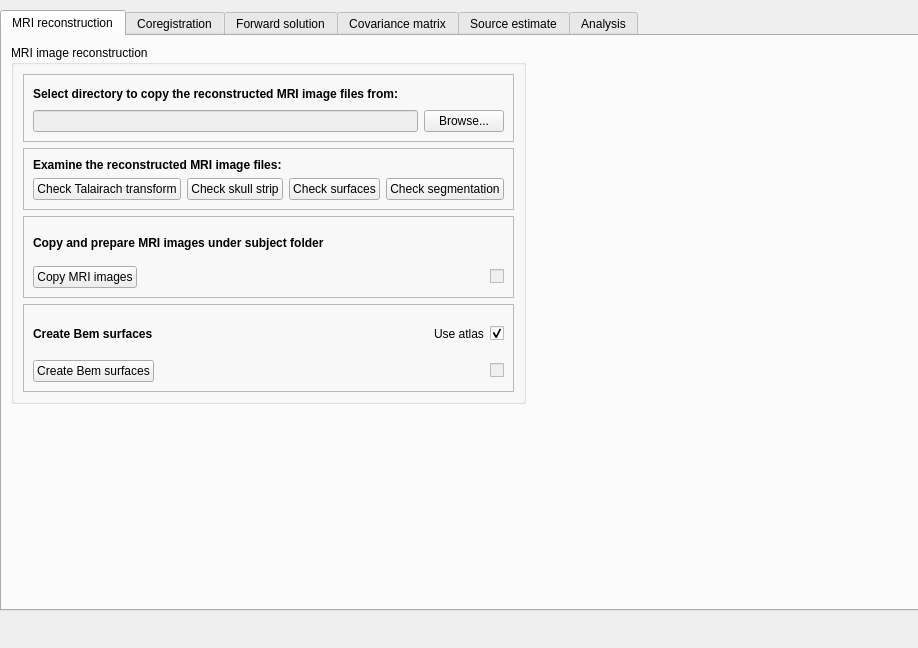
<?xml version="1.0" encoding="UTF-8"?>
<ui version="4.0">
 <class>mainWindowTabSourceAnalysis</class>
 <widget class="QWidget" name="mainWindowTabSourceAnalysis">
  <property name="geometry">
   <rect>
    <x>0</x>
    <y>0</y>
    <width>918</width>
    <height>648</height>
   </rect>
  </property>
  <property name="windowTitle">
   <string>Form</string>
  </property>
  <widget class="QTabWidget" name="tabWidgetSourceAnalysis">
   <property name="enabled">
    <bool>true</bool>
   </property>
   <property name="geometry">
    <rect>
     <x>0</x>
     <y>10</y>
     <width>1001</width>
     <height>601</height>
    </rect>
   </property>
   <property name="sizePolicy">
    <sizepolicy hsizetype="Expanding" vsizetype="Expanding">
     <horstretch>0</horstretch>
     <verstretch>0</verstretch>
    </sizepolicy>
   </property>
   <property name="minimumSize">
    <size>
     <width>200</width>
     <height>400</height>
    </size>
   </property>
   <property name="maximumSize">
    <size>
     <width>20000</width>
     <height>16777215</height>
    </size>
   </property>
   <property name="currentIndex">
    <number>0</number>
   </property>
   <widget class="QWidget" name="tabSourcePreparation">
    <attribute name="title">
     <string>MRI reconstruction</string>
    </attribute>
    <layout class="QFormLayout" name="formLayout_6">
     <property name="fieldGrowthPolicy">
      <enum>QFormLayout::AllNonFixedFieldsGrow</enum>
     </property>
     <item row="0" column="0">
      <layout class="QVBoxLayout" name="verticalLayout_8">
       <item>
        <widget class="QGroupBox" name="groupBoxReconstruction">
         <property name="title">
          <string>MRI image reconstruction</string>
         </property>
         <property name="flat">
          <bool>false</bool>
         </property>
         <property name="checkable">
          <bool>false</bool>
         </property>
         <layout class="QFormLayout" name="formLayout_5">
          <property name="fieldGrowthPolicy">
           <enum>QFormLayout::AllNonFixedFieldsGrow</enum>
          </property>
          <item row="0" column="0">
           <layout class="QVBoxLayout" name="verticalLayout_10">
            <item>
             <widget class="QFrame" name="frameCopyRecon">
              <property name="frameShape">
               <enum>QFrame::StyledPanel</enum>
              </property>
              <property name="frameShadow">
               <enum>QFrame::Raised</enum>
              </property>
              <layout class="QGridLayout" name="gridLayout_29">
               <item row="0" column="0">
                <layout class="QVBoxLayout" name="verticalLayout_3">
                 <item>
                  <layout class="QHBoxLayout" name="horizontalLayout_6">
                   <item>
                    <widget class="QLabel" name="labelCopyMRI">
                     <property name="font">
                      <font>
                       <weight>75</weight>
                       <bold>true</bold>
                      </font>
                     </property>
                     <property name="toolTip">
                      <string/>
                     </property>
                     <property name="text">
                      <string>Select directory to copy the reconstructed MRI image files from:</string>
                     </property>
                    </widget>
                   </item>
                   <item>
                    <spacer name="horizontalSpacer_4">
                     <property name="orientation">
                      <enum>Qt::Horizontal</enum>
                     </property>
                     <property name="sizeHint" stdset="0">
                      <size>
                       <width>40</width>
                       <height>20</height>
                      </size>
                     </property>
                    </spacer>
                   </item>
                  </layout>
                 </item>
                 <item>
                  <layout class="QHBoxLayout" name="horizontalLayout_5">
                   <item>
                    <widget class="QLineEdit" name="lineEditRecon">
                     <property name="enabled">
                      <bool>false</bool>
                     </property>
                    </widget>
                   </item>
                   <item>
                    <widget class="QPushButton" name="pushButtonBrowseRecon">
                     <property name="text">
                      <string>Browse...</string>
                     </property>
                    </widget>
                   </item>
                  </layout>
                 </item>
                </layout>
               </item>
              </layout>
             </widget>
            </item>
            <item>
             <widget class="QFrame" name="frameExamine">
              <property name="frameShape">
               <enum>QFrame::StyledPanel</enum>
              </property>
              <property name="frameShadow">
               <enum>QFrame::Raised</enum>
              </property>
              <layout class="QGridLayout" name="gridLayout_30">
               <item row="0" column="0">
                <layout class="QVBoxLayout" name="verticalLayout_13">
                 <item>
                  <layout class="QHBoxLayout" name="horizontalLayout_7">
                   <item>
                    <widget class="QLabel" name="labelExamine">
                     <property name="font">
                      <font>
                       <weight>75</weight>
                       <bold>true</bold>
                      </font>
                     </property>
                     <property name="text">
                      <string>Examine the reconstructed MRI image files:</string>
                     </property>
                     <property name="margin">
                      <number>0</number>
                     </property>
                     <property name="indent">
                      <number>-1</number>
                     </property>
                    </widget>
                   </item>
                  </layout>
                 </item>
                 <item>
                  <layout class="QHBoxLayout" name="horizontalLayout_57">
                   <item>
                    <widget class="QPushButton" name="pushButtonCheckTalairach">
                     <property name="sizePolicy">
                      <sizepolicy hsizetype="Expanding" vsizetype="Fixed">
                       <horstretch>0</horstretch>
                       <verstretch>0</verstretch>
                      </sizepolicy>
                     </property>
                     <property name="text">
                      <string>Check Talairach transform</string>
                     </property>
                    </widget>
                   </item>
                   <item>
                    <widget class="QPushButton" name="pushButtonSkullStrip">
                     <property name="text">
                      <string>Check skull strip</string>
                     </property>
                    </widget>
                   </item>
                   <item>
                    <widget class="QPushButton" name="pushButtonCheckSurfaces">
                     <property name="text">
                      <string>Check surfaces</string>
                     </property>
                    </widget>
                   </item>
                   <item>
                    <widget class="QPushButton" name="pushButtonCheckSegmentations">
                     <property name="text">
                      <string>Check segmentation</string>
                     </property>
                    </widget>
                   </item>
                  </layout>
                 </item>
                </layout>
               </item>
              </layout>
             </widget>
            </item>
            <item>
             <widget class="QFrame" name="frameCopyUnderSubject">
              <property name="frameShape">
               <enum>QFrame::StyledPanel</enum>
              </property>
              <property name="frameShadow">
               <enum>QFrame::Raised</enum>
              </property>
              <layout class="QGridLayout" name="layoutCopyUnderSubject">
               <item row="0" column="0">
                <layout class="QVBoxLayout" name="verticalLayout">
                 <property name="leftMargin">
                  <number>0</number>
                 </property>
                 <property name="topMargin">
                  <number>0</number>
                 </property>
                 <item>
                  <layout class="QHBoxLayout" name="horizontalLayout">
                   <property name="topMargin">
                    <number>10</number>
                   </property>
                   <item>
                    <widget class="QLabel" name="labelCopied">
                     <property name="font">
                      <font>
                       <weight>75</weight>
                       <bold>true</bold>
                      </font>
                     </property>
                     <property name="text">
                      <string>Copy and prepare MRI images under subject folder</string>
                     </property>
                    </widget>
                   </item>
                  </layout>
                 </item>
                 <item>
                  <layout class="QHBoxLayout" name="horizontalLayout_2">
                   <property name="topMargin">
                    <number>10</number>
                   </property>
                   <item>
                    <widget class="QPushButton" name="pushButtonCopyUnderSubject">
                     <property name="enabled">
                      <bool>true</bool>
                     </property>
                     <property name="text">
                      <string>Copy MRI images</string>
                     </property>
                    </widget>
                   </item>
                   <item>
                    <spacer name="horizontalSpacer_3">
                     <property name="orientation">
                      <enum>Qt::Horizontal</enum>
                     </property>
                     <property name="sizeHint" stdset="0">
                      <size>
                       <width>60</width>
                       <height>20</height>
                      </size>
                     </property>
                    </spacer>
                   </item>
                   <item>
                    <widget class="QCheckBox" name="checkBoxCopyUnderSubject">
                     <property name="enabled">
                      <bool>false</bool>
                     </property>
                     <property name="sizePolicy">
                      <sizepolicy hsizetype="Minimum" vsizetype="Fixed">
                       <horstretch>0</horstretch>
                       <verstretch>0</verstretch>
                      </sizepolicy>
                     </property>
                     <property name="text">
                      <string/>
                     </property>
                     <property name="checkable">
                      <bool>true</bool>
                     </property>
                    </widget>
                   </item>
                  </layout>
                 </item>
                </layout>
               </item>
              </layout>
             </widget>
            </item>
            <item>
             <widget class="QFrame" name="frameBem">
              <property name="frameShape">
               <enum>QFrame::StyledPanel</enum>
              </property>
              <property name="frameShadow">
               <enum>QFrame::Raised</enum>
              </property>
              <layout class="QGridLayout" name="layoutCopyUnderSubject_2">
               <item row="0" column="0">
                <layout class="QVBoxLayout" name="verticalLayoutBem">
                 <property name="leftMargin">
                  <number>0</number>
                 </property>
                 <property name="topMargin">
                  <number>0</number>
                 </property>
                 <item>
                  <layout class="QHBoxLayout" name="horizontalLayoutBem_1">
                   <property name="topMargin">
                    <number>10</number>
                   </property>
                   <item>
                    <widget class="QLabel" name="labelBem">
                     <property name="font">
                      <font>
                       <weight>75</weight>
                       <bold>true</bold>
                      </font>
                     </property>
                     <property name="text">
                      <string>Create Bem surfaces</string>
                     </property>
                    </widget>
                   </item>
                   <item>
                    <spacer name="horizontalSpacer_2">
                     <property name="orientation">
                      <enum>Qt::Horizontal</enum>
                     </property>
                     <property name="sizeHint" stdset="0">
                      <size>
                       <width>40</width>
                       <height>20</height>
                      </size>
                     </property>
                    </spacer>
                   </item>
                   <item>
                    <widget class="QLabel" name="labelAtlas">
                     <property name="text">
                      <string>Use atlas</string>
                     </property>
                    </widget>
                   </item>
                   <item>
                    <widget class="QCheckBox" name="checkBoxAtlas">
                     <property name="enabled">
                      <bool>true</bool>
                     </property>
                     <property name="text">
                      <string/>
                     </property>
                     <property name="checked">
                      <bool>true</bool>
                     </property>
                    </widget>
                   </item>
                  </layout>
                 </item>
                 <item>
                  <layout class="QHBoxLayout" name="horizontalLayoutBem_2">
                   <property name="topMargin">
                    <number>10</number>
                   </property>
                   <item>
                    <widget class="QPushButton" name="pushButtonBem">
                     <property name="enabled">
                      <bool>true</bool>
                     </property>
                     <property name="text">
                      <string>Create Bem surfaces</string>
                     </property>
                    </widget>
                   </item>
                   <item>
                    <spacer name="horizontalSpacer_Bem">
                     <property name="orientation">
                      <enum>Qt::Horizontal</enum>
                     </property>
                     <property name="sizeHint" stdset="0">
                      <size>
                       <width>60</width>
                       <height>20</height>
                      </size>
                     </property>
                    </spacer>
                   </item>
                   <item>
                    <widget class="QCheckBox" name="checkBoxBem">
                     <property name="enabled">
                      <bool>false</bool>
                     </property>
                     <property name="sizePolicy">
                      <sizepolicy hsizetype="Minimum" vsizetype="Fixed">
                       <horstretch>0</horstretch>
                       <verstretch>0</verstretch>
                      </sizepolicy>
                     </property>
                     <property name="text">
                      <string/>
                     </property>
                     <property name="checkable">
                      <bool>true</bool>
                     </property>
                    </widget>
                   </item>
                  </layout>
                 </item>
                </layout>
               </item>
              </layout>
             </widget>
            </item>
           </layout>
          </item>
         </layout>
        </widget>
       </item>
      </layout>
     </item>
     <item row="0" column="1">
      <widget class="QLabel" name="label_7">
       <property name="text">
        <string/>
       </property>
      </widget>
     </item>
    </layout>
   </widget>
   <widget class="QWidget" name="tabCoregistration">
    <attribute name="title">
     <string>Coregistration</string>
    </attribute>
    <layout class="QFormLayout" name="formLayout_10">
     <property name="fieldGrowthPolicy">
      <enum>QFormLayout::AllNonFixedFieldsGrow</enum>
     </property>
     <item row="0" column="0">
      <widget class="QGroupBox" name="groupBoxCoregistration">
       <property name="title">
        <string>Coregistration of MEG and MRI</string>
       </property>
       <property name="flat">
        <bool>false</bool>
       </property>
       <property name="checkable">
        <bool>false</bool>
       </property>
       <layout class="QFormLayout" name="formLayout_7">
        <property name="fieldGrowthPolicy">
         <enum>QFormLayout::AllNonFixedFieldsGrow</enum>
        </property>
        <item row="0" column="0">
         <layout class="QVBoxLayout" name="verticalLayoutCoregistration">
          <item>
           <widget class="QFrame" name="frameCoregistrationGUI">
            <property name="frameShape">
             <enum>QFrame::StyledPanel</enum>
            </property>
            <property name="frameShadow">
             <enum>QFrame::Raised</enum>
            </property>
            <layout class="QGridLayout" name="gridLayout_32">
             <item row="0" column="0">
              <layout class="QVBoxLayout" name="verticalLayout_4">
               <item>
                <layout class="QHBoxLayout" name="horizontalLayout_8">
                 <item>
                  <widget class="QLabel" name="labelCoregistrationGUI">
                   <property name="font">
                    <font>
                     <weight>75</weight>
                     <bold>true</bold>
                    </font>
                   </property>
                   <property name="toolTip">
                    <string/>
                   </property>
                   <property name="text">
                    <string>Use MNE-python Coregistration GUI to create a coordinate transformation file:</string>
                   </property>
                  </widget>
                 </item>
                 <item>
                  <spacer name="horizontalSpacer_5">
                   <property name="orientation">
                    <enum>Qt::Horizontal</enum>
                   </property>
                   <property name="sizeHint" stdset="0">
                    <size>
                     <width>40</width>
                     <height>20</height>
                    </size>
                   </property>
                  </spacer>
                 </item>
                </layout>
               </item>
               <item>
                <layout class="QHBoxLayout" name="horizontalLayout_9">
                 <item>
                  <widget class="QPushButton" name="pushButtonCoregistrationGUI">
                   <property name="text">
                    <string>Open MNE-Python Coregistration...</string>
                   </property>
                  </widget>
                 </item>
                </layout>
               </item>
              </layout>
             </item>
            </layout>
           </widget>
          </item>
          <item>
           <widget class="QFrame" name="frameCoregistrationBrowse">
            <property name="frameShape">
             <enum>QFrame::StyledPanel</enum>
            </property>
            <property name="frameShadow">
             <enum>QFrame::Raised</enum>
            </property>
            <layout class="QGridLayout" name="gridLayout_42">
             <item row="0" column="0">
              <layout class="QVBoxLayout" name="verticalLayout_14">
               <item>
                <layout class="QHBoxLayout" name="horizontalLayout_10">
                 <item>
                  <widget class="QLabel" name="labelCoregistrationBrowse">
                   <property name="font">
                    <font>
                     <weight>75</weight>
                     <bold>true</bold>
                    </font>
                   </property>
                   <property name="text">
                    <string>Locate the created or pre-existing coordinate transformation file:</string>
                   </property>
                   <property name="margin">
                    <number>0</number>
                   </property>
                   <property name="indent">
                    <number>-1</number>
                   </property>
                  </widget>
                 </item>
                </layout>
               </item>
               <item>
                <layout class="QHBoxLayout" name="horizontalLayout_63">
                 <item>
                  <widget class="QLineEdit" name="lineEditCoregistrationBrowse">
                   <property name="enabled">
                    <bool>false</bool>
                   </property>
                  </widget>
                 </item>
                 <item>
                  <widget class="QPushButton" name="pushButtonCoregistrationBrowse">
                   <property name="text">
                    <string>Browse...</string>
                   </property>
                  </widget>
                 </item>
                </layout>
               </item>
              </layout>
             </item>
            </layout>
           </widget>
          </item>
          <item>
           <widget class="QFrame" name="frameCoregistrationCurrent">
            <property name="frameShape">
             <enum>QFrame::StyledPanel</enum>
            </property>
            <property name="frameShadow">
             <enum>QFrame::Raised</enum>
            </property>
            <layout class="QGridLayout" name="gridLayout_44">
             <item row="0" column="0">
              <layout class="QVBoxLayout" name="verticalLayout_16">
               <item>
                <layout class="QHBoxLayout" name="horizontalLayout_16">
                 <item>
                  <widget class="QLabel" name="labelCoregistrationStatus">
                   <property name="font">
                    <font>
                     <weight>75</weight>
                     <bold>true</bold>
                    </font>
                   </property>
                   <property name="text">
                    <string>Coordinate transformation file selected:</string>
                   </property>
                   <property name="margin">
                    <number>0</number>
                   </property>
                   <property name="indent">
                    <number>-1</number>
                   </property>
                  </widget>
                 </item>
                </layout>
               </item>
               <item>
                <layout class="QHBoxLayout" name="horizontalLayout_65">
                 <item>
                  <widget class="QLabel" name="labelCoregistrationSelected">
                   <property name="text">
                    <string>Coordinate transformation file selected:</string>
                   </property>
                  </widget>
                 </item>
                 <item>
                  <spacer name="horizontalSpacer_8">
                   <property name="orientation">
                    <enum>Qt::Horizontal</enum>
                   </property>
                   <property name="sizeHint" stdset="0">
                    <size>
                     <width>40</width>
                     <height>20</height>
                    </size>
                   </property>
                  </spacer>
                 </item>
                 <item>
                  <widget class="QCheckBox" name="checkBoxCoregistrationSelected">
                   <property name="enabled">
                    <bool>false</bool>
                   </property>
                   <property name="text">
                    <string/>
                   </property>
                  </widget>
                 </item>
                </layout>
               </item>
              </layout>
             </item>
            </layout>
           </widget>
          </item>
         </layout>
        </item>
       </layout>
      </widget>
     </item>
    </layout>
   </widget>
   <widget class="QWidget" name="tabForwardSolution">
    <attribute name="title">
     <string>Forward solution</string>
    </attribute>
    <layout class="QFormLayout" name="formLayout_11">
     <item row="0" column="0">
      <layout class="QHBoxLayout" name="horizontalLayout_60">
       <item>
        <widget class="QGroupBox" name="groupBox_4">
         <property name="title">
          <string>Existing forward solutions</string>
         </property>
         <layout class="QGridLayout" name="gridLayout_35">
          <item row="2" column="0">
           <widget class="QPushButton" name="pushButtonCreateForwardSolution">
            <property name="text">
             <string>Create a forward solution...</string>
            </property>
           </widget>
          </item>
          <item row="4" column="0">
           <widget class="QPushButton" name="pushButtonRemoveForwardSolution">
            <property name="text">
             <string>Remove a forward solution</string>
            </property>
           </widget>
          </item>
          <item row="3" column="0">
           <widget class="QPushButton" name="pushButtonImportForwardSolution">
            <property name="text">
             <string>Import forward solution...</string>
            </property>
           </widget>
          </item>
          <item row="1" column="0">
           <widget class="QListWidget" name="listWidgetForwardSolutionsFwd"/>
          </item>
         </layout>
        </widget>
       </item>
      </layout>
     </item>
    </layout>
   </widget>
   <widget class="QWidget" name="tabNoiseCovariance">
    <attribute name="title">
     <string>Covariance matrix</string>
    </attribute>
    <layout class="QFormLayout" name="formLayout_16">
     <property name="fieldGrowthPolicy">
      <enum>QFormLayout::AllNonFixedFieldsGrow</enum>
     </property>
     <item row="0" column="0">
      <layout class="QHBoxLayout" name="horizontalLayout_18">
       <item>
        <widget class="QGroupBox" name="groupBoxCovarianceComputing">
         <property name="title">
          <string>Computing covariance matrix</string>
         </property>
         <property name="flat">
          <bool>false</bool>
         </property>
         <property name="checkable">
          <bool>false</bool>
         </property>
         <layout class="QFormLayout" name="formLayout_8">
          <property name="fieldGrowthPolicy">
           <enum>QFormLayout::AllNonFixedFieldsGrow</enum>
          </property>
          <item row="0" column="0">
           <layout class="QVBoxLayout" name="verticalLayoutCovariance">
            <item>
             <widget class="QFrame" name="frameCovarianceRaw">
              <property name="frameShape">
               <enum>QFrame::StyledPanel</enum>
              </property>
              <property name="frameShadow">
               <enum>QFrame::Raised</enum>
              </property>
              <layout class="QGridLayout" name="gridLayout_33">
               <item row="0" column="0">
                <layout class="QVBoxLayout" name="verticalLayout_5">
                 <item>
                  <layout class="QHBoxLayout" name="horizontalLayout_11">
                   <item>
                    <widget class="QLabel" name="labelCovarianceRaw">
                     <property name="font">
                      <font>
                       <weight>75</weight>
                       <bold>true</bold>
                      </font>
                     </property>
                     <property name="toolTip">
                      <string/>
                     </property>
                     <property name="text">
                      <string>Compute covariance from Raw:</string>
                     </property>
                    </widget>
                   </item>
                   <item>
                    <spacer name="horizontalSpacer_6">
                     <property name="orientation">
                      <enum>Qt::Horizontal</enum>
                     </property>
                     <property name="sizeHint" stdset="0">
                      <size>
                       <width>40</width>
                       <height>20</height>
                      </size>
                     </property>
                    </spacer>
                   </item>
                  </layout>
                 </item>
                 <item>
                  <layout class="QHBoxLayout" name="horizontalLayout_12">
                   <item>
                    <widget class="QPushButton" name="pushButtonCovarianceRaw">
                     <property name="text">
                      <string>Compute covariance from Raw...</string>
                     </property>
                    </widget>
                   </item>
                  </layout>
                 </item>
                </layout>
               </item>
              </layout>
             </widget>
            </item>
            <item>
             <widget class="QFrame" name="frameCovarianceEpochs">
              <property name="frameShape">
               <enum>QFrame::StyledPanel</enum>
              </property>
              <property name="frameShadow">
               <enum>QFrame::Raised</enum>
              </property>
              <layout class="QGridLayout" name="gridLayout_43">
               <item row="0" column="0">
                <layout class="QVBoxLayout" name="verticalLayout_15">
                 <item>
                  <layout class="QHBoxLayout" name="horizontalLayout_13">
                   <item>
                    <widget class="QLabel" name="labelCovarianceEpochs">
                     <property name="font">
                      <font>
                       <weight>75</weight>
                       <bold>true</bold>
                      </font>
                     </property>
                     <property name="text">
                      <string>Compute covariance from Epochs:</string>
                     </property>
                     <property name="margin">
                      <number>0</number>
                     </property>
                     <property name="indent">
                      <number>-1</number>
                     </property>
                    </widget>
                   </item>
                  </layout>
                 </item>
                 <item>
                  <layout class="QHBoxLayout" name="horizontalLayout_64">
                   <item>
                    <widget class="QPushButton" name="pushButtonCovarianceEpochs">
                     <property name="text">
                      <string>Compute covariance from Epochs...</string>
                     </property>
                    </widget>
                   </item>
                  </layout>
                 </item>
                </layout>
               </item>
              </layout>
             </widget>
            </item>
           </layout>
          </item>
         </layout>
        </widget>
       </item>
       <item>
        <widget class="QGroupBox" name="groupBoxCovarianceList">
         <property name="title">
          <string>Computed covariances</string>
         </property>
         <layout class="QFormLayout" name="formLayout">
          <item row="0" column="0">
           <layout class="QVBoxLayout" name="verticalLayout_9">
            <item>
             <widget class="QListWidget" name="listWidgetCovariances"/>
            </item>
            <item>
             <widget class="QPushButton" name="pushButtonCovarianceRemove">
              <property name="text">
               <string>Remove covariance matrix</string>
              </property>
             </widget>
            </item>
            <item>
             <widget class="QPushButton" name="pushButtonCovariancePlot">
              <property name="text">
               <string>Plot the selected covariance matrix</string>
              </property>
             </widget>
            </item>
           </layout>
          </item>
         </layout>
        </widget>
       </item>
      </layout>
     </item>
    </layout>
   </widget>
   <widget class="QWidget" name="tabSourceEstimate">
    <attribute name="title">
     <string>Source estimate</string>
    </attribute>
    <widget class="QWidget" name="horizontalLayoutWidget">
     <property name="geometry">
      <rect>
       <x>10</x>
       <y>10</y>
       <width>745</width>
       <height>408</height>
      </rect>
     </property>
     <layout class="QHBoxLayout" name="horizontalLayout_4">
      <item>
       <layout class="QVBoxLayout" name="verticalLayout_11">
        <item>
         <widget class="QGroupBox" name="groupBoxForwardSolutions">
          <property name="title">
           <string>Forward solutions:</string>
          </property>
          <layout class="QGridLayout" name="gridLayout_47">
           <item row="0" column="1">
            <widget class="QListWidget" name="listWidgetForwardSolutionsStc"/>
           </item>
          </layout>
         </widget>
        </item>
       </layout>
      </item>
      <item>
       <layout class="QVBoxLayout" name="verticalLayout_2">
        <item>
         <widget class="QGroupBox" name="groupBox_11">
          <property name="title">
           <string>Base source estimate on:</string>
          </property>
          <layout class="QFormLayout" name="formLayout_17">
           <item row="1" column="0" colspan="2">
            <layout class="QVBoxLayout" name="verticalLayout_38">
             <item>
              <widget class="QRadioButton" name="radioButtonStcRaw">
               <property name="text">
                <string>Raw file</string>
               </property>
               <property name="checked">
                <bool>true</bool>
               </property>
              </widget>
             </item>
             <item>
              <layout class="QGridLayout" name="gridLayout_45">
               <item row="1" column="0">
                <widget class="QRadioButton" name="radioButtonStcEpochs">
                 <property name="text">
                  <string>Epochs data</string>
                 </property>
                </widget>
               </item>
               <item row="2" column="0">
                <widget class="QGroupBox" name="groupBoxStcEpochs">
                 <property name="enabled">
                  <bool>false</bool>
                 </property>
                 <property name="title">
                  <string>Evoked collections</string>
                 </property>
                 <layout class="QGridLayout" name="gridLayout_46">
                  <item row="0" column="0">
                   <widget class="QListWidget" name="listWidgetStcEpochs">
                    <property name="enabled">
                     <bool>false</bool>
                    </property>
                   </widget>
                  </item>
                 </layout>
                </widget>
               </item>
              </layout>
             </item>
             <item>
              <layout class="QGridLayout" name="gridLayout_38">
               <item row="0" column="0">
                <widget class="QRadioButton" name="radioButtonStcEvoked">
                 <property name="text">
                  <string>Evoked data</string>
                 </property>
                </widget>
               </item>
               <item row="1" column="0">
                <widget class="QGroupBox" name="groupBoxStcEvoked">
                 <property name="enabled">
                  <bool>false</bool>
                 </property>
                 <property name="title">
                  <string>Evoked collections</string>
                 </property>
                 <layout class="QGridLayout" name="gridLayout_39">
                  <item row="0" column="0">
                   <widget class="QListWidget" name="listWidgetStcEvoked">
                    <property name="enabled">
                     <bool>false</bool>
                    </property>
                   </widget>
                  </item>
                 </layout>
                </widget>
               </item>
              </layout>
             </item>
            </layout>
           </item>
          </layout>
         </widget>
        </item>
       </layout>
      </item>
      <item>
       <layout class="QVBoxLayout" name="verticalLayout_42">
        <item>
         <widget class="QGroupBox" name="groupBoxActions">
          <property name="title">
           <string>Actions:</string>
          </property>
          <layout class="QGridLayout" name="gridLayout_48">
           <item row="0" column="1">
            <layout class="QGridLayout" name="gridLayout">
             <item row="0" column="0">
              <widget class="QPushButton" name="pushButtonLinear">
               <property name="text">
                <string>Create linear source estimate</string>
               </property>
              </widget>
             </item>
             <item row="1" column="0">
              <widget class="QPushButton" name="pushButtonLCMV">
               <property name="text">
                <string>Create LCMV source estimate</string>
               </property>
              </widget>
             </item>
            </layout>
           </item>
          </layout>
         </widget>
        </item>
       </layout>
      </item>
      <item>
       <layout class="QVBoxLayout" name="verticalLayout_40">
        <item>
         <widget class="QGroupBox" name="groupBox_23">
          <property name="title">
           <string>Source estimates:</string>
          </property>
          <layout class="QGridLayout" name="gridLayout_40">
           <item row="0" column="1">
            <widget class="QListWidget" name="listWidgetSourceEstimatesStc"/>
           </item>
           <item row="1" column="1">
            <widget class="QPushButton" name="pushButtonStcRemove">
             <property name="text">
              <string>Remove source estimate</string>
             </property>
            </widget>
           </item>
          </layout>
         </widget>
        </item>
       </layout>
      </item>
     </layout>
    </widget>
   </widget>
   <widget class="QWidget" name="tabAnalysis">
    <attribute name="title">
     <string>Analysis</string>
    </attribute>
    <widget class="QWidget" name="horizontalLayoutWidget_2">
     <property name="geometry">
      <rect>
       <x>10</x>
       <y>20</y>
       <width>385</width>
       <height>230</height>
      </rect>
     </property>
     <layout class="QHBoxLayout" name="horizontalLayout_17">
      <item>
       <layout class="QVBoxLayout" name="verticalLayout_41">
        <item>
         <widget class="QGroupBox" name="groupBoxSourceEstimatesAna">
          <property name="title">
           <string>Source estimates:</string>
          </property>
          <layout class="QGridLayout" name="gridLayout_41">
           <item row="0" column="1">
            <widget class="QListWidget" name="listWidgetSourceEstimatesAna"/>
           </item>
          </layout>
         </widget>
        </item>
       </layout>
      </item>
      <item>
       <layout class="QVBoxLayout" name="verticalLayout_7">
        <item>
         <widget class="QGroupBox" name="groupBoxActionsAna">
          <property name="title">
           <string>Actions:</string>
          </property>
          <layout class="QGridLayout" name="gridLayout_3">
           <item row="0" column="1">
            <widget class="QPushButton" name="pushButtonPlotSourceEstimate">
             <property name="text">
              <string>Plot source estimate</string>
             </property>
            </widget>
           </item>
          </layout>
         </widget>
        </item>
       </layout>
      </item>
     </layout>
    </widget>
   </widget>
  </widget>
 </widget>
 <resources/>
 <connections>
  <connection>
   <sender>radioButtonStcRaw</sender>
   <signal>toggled(bool)</signal>
   <receiver>groupBoxStcEpochs</receiver>
   <slot>setDisabled(bool)</slot>
   <hints>
    <hint type="sourcelabel">
     <x>263</x>
     <y>84</y>
    </hint>
    <hint type="destinationlabel">
     <x>263</x>
     <y>194</y>
    </hint>
   </hints>
  </connection>
  <connection>
   <sender>radioButtonStcEvoked</sender>
   <signal>toggled(bool)</signal>
   <receiver>groupBoxStcEpochs</receiver>
   <slot>setDisabled(bool)</slot>
   <hints>
    <hint type="sourcelabel">
     <x>263</x>
     <y>281</y>
    </hint>
    <hint type="destinationlabel">
     <x>263</x>
     <y>194</y>
    </hint>
   </hints>
  </connection>
  <connection>
   <sender>radioButtonStcRaw</sender>
   <signal>toggled(bool)</signal>
   <receiver>groupBoxStcEvoked</receiver>
   <slot>setDisabled(bool)</slot>
   <hints>
    <hint type="sourcelabel">
     <x>263</x>
     <y>84</y>
    </hint>
    <hint type="destinationlabel">
     <x>263</x>
     <y>366</y>
    </hint>
   </hints>
  </connection>
  <connection>
   <sender>radioButtonStcEpochs</sender>
   <signal>toggled(bool)</signal>
   <receiver>groupBoxStcEvoked</receiver>
   <slot>setDisabled(bool)</slot>
   <hints>
    <hint type="sourcelabel">
     <x>263</x>
     <y>109</y>
    </hint>
    <hint type="destinationlabel">
     <x>263</x>
     <y>366</y>
    </hint>
   </hints>
  </connection>
  <connection>
   <sender>radioButtonStcEpochs</sender>
   <signal>toggled(bool)</signal>
   <receiver>listWidgetStcEpochs</receiver>
   <slot>setEnabled(bool)</slot>
   <hints>
    <hint type="sourcelabel">
     <x>263</x>
     <y>109</y>
    </hint>
    <hint type="destinationlabel">
     <x>263</x>
     <y>201</y>
    </hint>
   </hints>
  </connection>
  <connection>
   <sender>radioButtonStcEvoked</sender>
   <signal>toggled(bool)</signal>
   <receiver>listWidgetStcEvoked</receiver>
   <slot>setEnabled(bool)</slot>
   <hints>
    <hint type="sourcelabel">
     <x>263</x>
     <y>281</y>
    </hint>
    <hint type="destinationlabel">
     <x>263</x>
     <y>373</y>
    </hint>
   </hints>
  </connection>
 </connections>
</ui>
